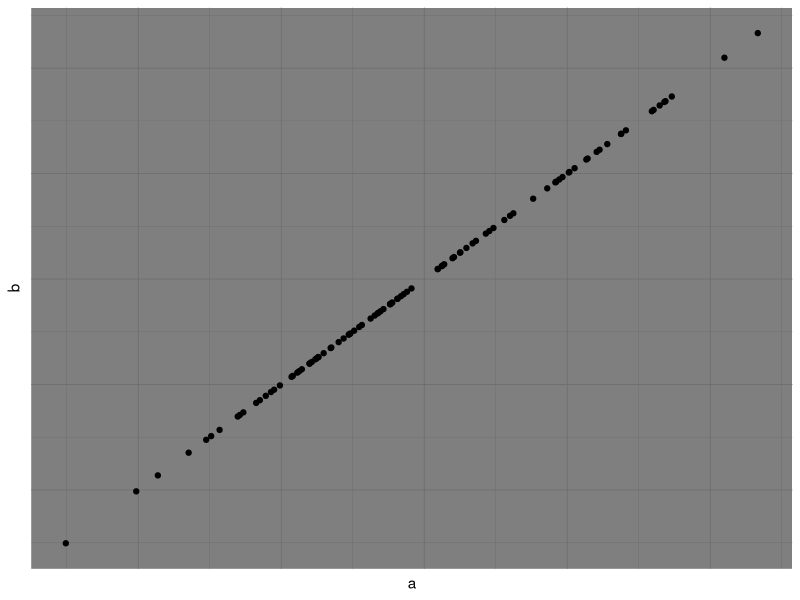
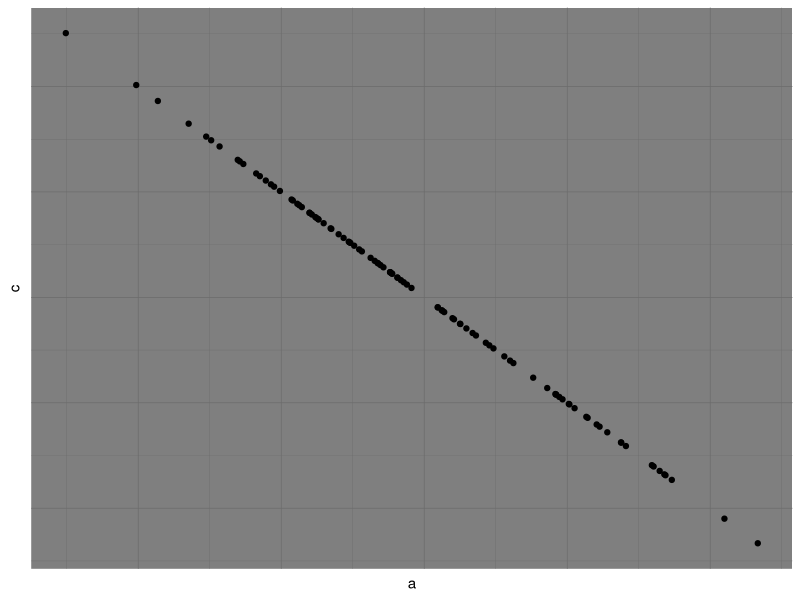
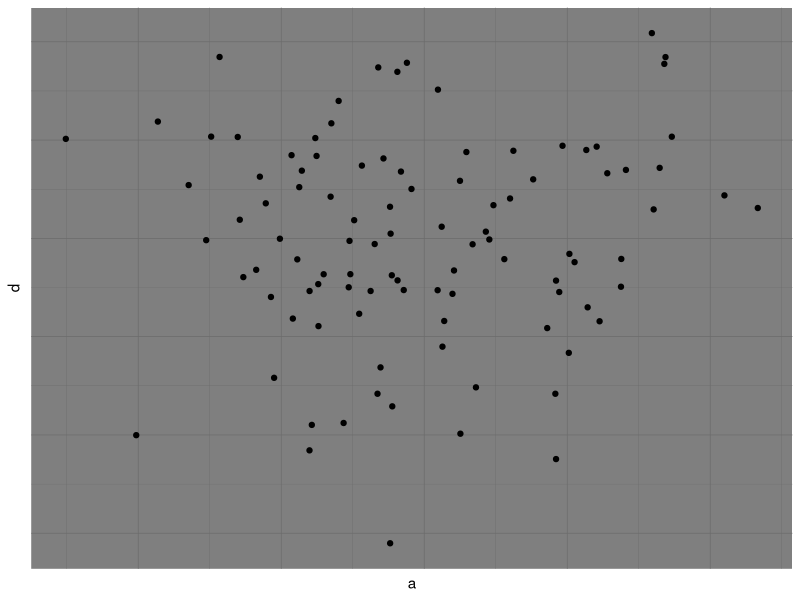
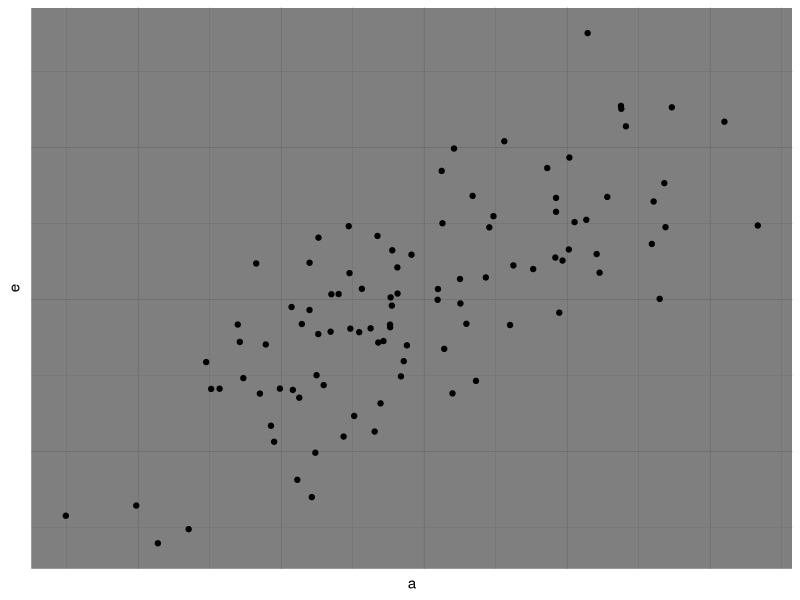
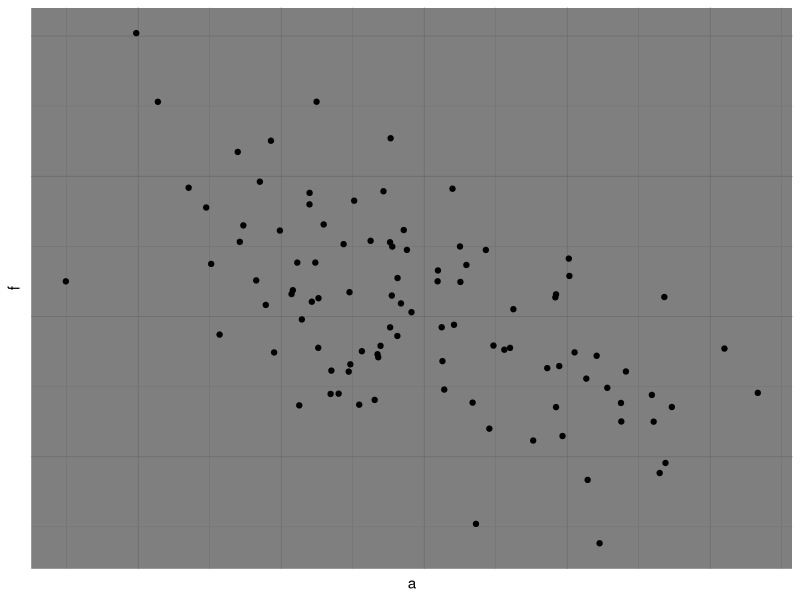
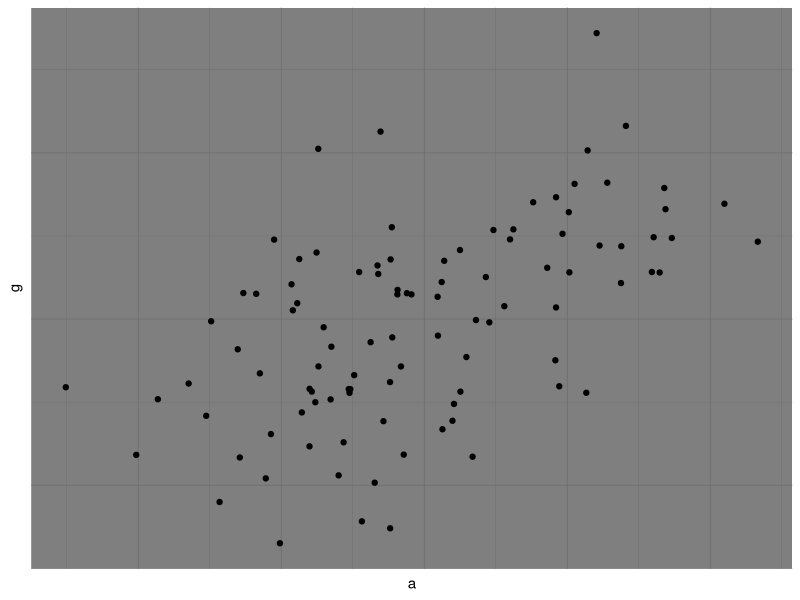
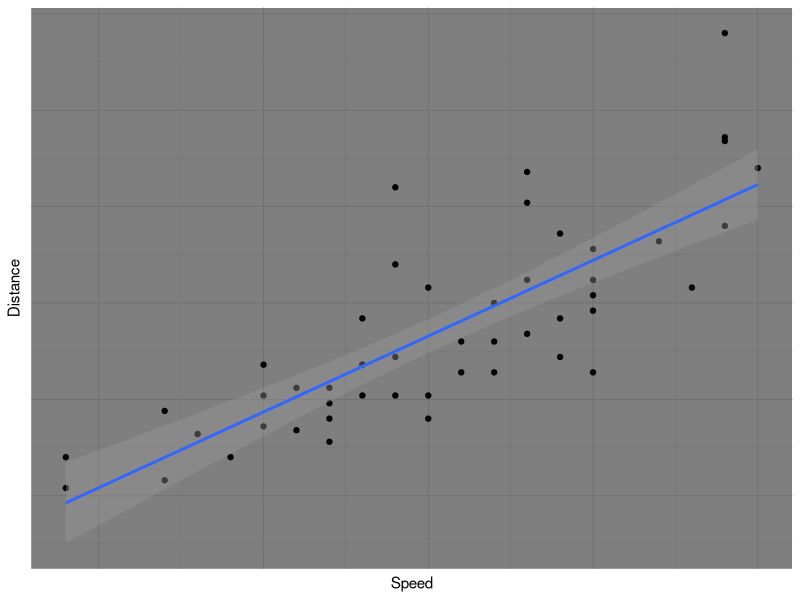

Generate these figures, in order, with R:
## ---- chunk 1
knitr::opts_chunk$set(echo = FALSE)
## ---- chunk 2
library(ggplot2)

them <- theme(axis.text.x=element_blank(),
              axis.text.y=element_blank(), 
              axis.ticks.x = element_blank(),
              axis.ticks.y = element_blank())

a <- rnorm(100)
b <- a
d <- 1+rnorm(100)
e <- 0.9*a+rnorm(100)
f <- -0.9*a+rnorm(100)
g <- 0.5*a+rnorm(100)
df <- data.frame(a= a, 
                 b= b, 
                 c = -b,
                 d=d,
                 e=e,
                 f= f,
                 g= g)
par(mfrow=c(2,2))#,mar = c(4, 4, .1, .1)

ggplot(data=df,aes(a,b)) +
  geom_point() +
  theme_dark() +
  them 
  
  
ggplot(data=df,aes(a,c)) +
  geom_point() +
  theme_dark() +
  them 

ggplot(data=df,aes(a,d)) +
  geom_point() +
  theme_dark() +
  them 

ggplot(data=df,aes(a,e)) +
  geom_point() +
  theme_dark() +
  them 

ggplot(data=df,aes(a,f)) +
  geom_point() +
  theme_dark() +
  them 

ggplot(data=df,aes(a,g)) +
  geom_point() +
  theme_dark() +
  them 
## ---- chunk 3
df_cars <- datasets::cars

str(df_cars)

## ---- chunk 4
cor(df_cars$speed, df_cars$dist)
## ---- chunk 5
ggplot(df_cars, aes(x=df_cars$speed, y=df_cars$dist)) + 
  geom_point() +
  geom_smooth(method = "lm") +
  xlab("Speed") +
  ylab("Distance") +
  theme_dark() +
  them
